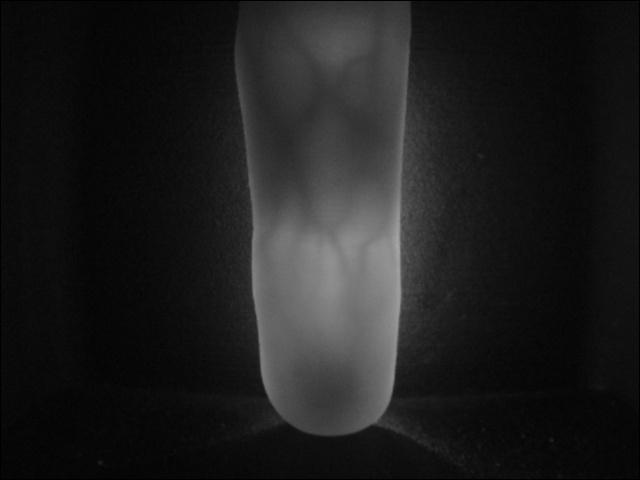
#> input picture ROI/FVUSM/FVUSM_1/FVUSM1_raw_data/001_4/06.jpg, 640 x 480 px; its folder holds only this picture in this run
$ python ROI_main2.py   (older library calls are emulated)
#> lines starting #> are read from the running program, lines starting #| are printed output that depends on the picture; after the words box and inside, x2 and y2 are one past the last pixel; in counts of white or black regions, pixels touching at a corner belong together
# -*- coding: utf-8 -*-
from skimage.feature import local_binary_pattern
import cv2
import numpy as np
import matplotlib.pyplot as plt
import math
import numpy
import os

import imutils
import argparse
import pywt


def first_filter(img):
    # 均值滤波
    # img_Blur = cv2.blur(img, (3, 3))
    # 高斯滤波
    # img_GaussianBlur = cv2.GaussianBlur(img, (3, 3), 0)
    # 高斯双边滤波
    # img_bilateralFilter = cv2.bilateralFilter(img, 17, 15, 1)
    img_bilateralFilter = cv2.bilateralFilter(img, 19, 3, 210)
    return img, img_bilateralFilter

########################
# 边缘检测


def edge_detection(img):
    # img = cv2.imread(file, 0)
    # img = cv2.imread("01.jpg", 0)
    x = cv2.Sobel(img, cv2.CV_16S, 1, 0)
    y = cv2.Sobel(img, cv2.CV_16S, 0, 1)
    absX = cv2.convertScaleAbs(x)  # 转回uint8
    absY = cv2.convertScaleAbs(y)
    img_edge = cv2.addWeighted(absX, 0.5, absY, 0.5, 7)
    # 與原圖相同亮度 所以在做相減時 與原圖相同元素砍掉 只留下邊邊亮的地方 且因為邊邊比原本亮 所以與原圖相減後是呈現最暗
    img_edge = cv2.addWeighted(img, 0.5, img_edge, 0.5, 0)
    # img_edge = cv2.subtract(img, img_edge)
    img_edge = cv2.add(img, img_edge)
    canny_th3 = cv2.Canny(img_edge, 30, 120)

    # 用哪種閉運算好?
    kernel = cv2.getStructuringElement(cv2.MORPH_ELLIPSE, (3, 3))
    # MORPH_CLOSE = cv2.morphologyEx(canny_th3, cv2.MORPH_CLOSE, kernel)  # 降黑點
    MORPH_CLOSE = cv2.dilate(canny_th3, kernel, iterations=3)
    final_edge = cv2.erode(MORPH_CLOSE, kernel, iterations=2)

    fig = plt.figure(figsize=(16, 16))
    fig.canvas.set_window_title('edge_detection')
    ax1 = fig.add_subplot(2, 2, 1)
    ax2 = fig.add_subplot(2, 2, 2)
    ax3 = fig.add_subplot(2, 2, 3)
    ax4 = fig.add_subplot(2, 2, 4)
    ax1.title.set_text('Original')
    ax1.imshow(img, cmap=plt.cm.gray)
    ax2.title.set_text('img_edge')
    ax2.imshow(img_edge, cmap=plt.cm.gray)
    ax3.title.set_text('canny_th3')
    ax3.imshow(canny_th3, cmap=plt.cm.gray)
    ax4.title.set_text('final_edge')
    ax4.imshow(final_edge, cmap=plt.cm.gray)
    plt.show()

    return img, final_edge

############################################
# 像素二值化


# [9 lines left out: function pixel_polarization, not called in this run]


def positioning_middle_point(img, dst, point_pixel):
    h, w = img.shape
    w1 = w // 5  # 作为左边竖线的x坐标
    w2 = (w // 5) * 4  # 作为右边竖线的x坐标

    # print("roi width: ", h, w1, w2)

    low_l = False
    high_l = False
    while (not low_l or not high_l) and w1 < (w // 2):
        for i, pix in enumerate(dst[:, w1]):
            if i+1 < (h // 2) and not low_l:
                h_h = int(h * (1/2) - (i+1))
                if dst[h_h, w1] == 255:
                    low_l = True
                    lower_left = h_h
            elif i+1 > (h // 2) and not high_l:
                # 除法会带来小数，因此用int(), h/2开始对称位置找亮点
                if pix == 255:
                    high_l = True
                    higher_left = i
        if (not low_l or not high_l):
            w1 = w1 + 2
        elif (abs(higher_left-lower_left) < 100):
            w1 = w1 + 2
            low_l = False
            high_l = False

    low_r = False
    high_r = False
    while (not low_r or not high_r) and w2 > (w // 2):
        for i, pix in enumerate(dst[:, w2]):
            if i+1 < (h // 2) and not low_r:
                h_h = int(h * (1/2) - (i+1))
                if dst[h_h, w2] == 255:
                    low_r = True
                    lower_right = h_h
            elif i+1 > (h // 2) and not high_r:

                if pix == 255:
                    high_r = True
                    higher_right = i
        if (not low_r or not high_r):
            w2 = w2 - 2
        elif (abs(higher_right-lower_right) < 100):
            w2 = w2 - 2
            low_r = False
            high_r = False
    middle_left = (lower_left + higher_left) // 2
    middle_right = (lower_right + higher_right) // 2
    # [33 lines of commented-out code are left out]

    return dst, middle_left, middle_right, w1, w2


def rotated_minWidth(img, dst, w1, w2, point_pixel):
    h, w = img.shape

    # print("roi width: ", h, w1, w2)

    # 確定左右邊界一定會和邊界上的邊緣相交
    # TODO 做例外處理或警告提示 改成以右邊為判斷 因為手指的型態規則
    '''
    low_l = False
    high_l = False
    while (not low_l or not high_l) and w1 < (w // 2):
        for i, pix in enumerate(dst[:, w1]):
            if i+1 < (h // 2) and not low_l:
                h_h = int(h * (1/2) - (i+1))
                if dst[h_h, w1] == 255:
                    low_l = True
                    lower_left = h_h
            elif i+1 > (h // 2) and not high_l:
                if pix == 255:
                    high_l = True
                    higher_left = i
        if (abs(higher_left-lower_left) < 100):
            w1 = w1 + 2
            low_l = False
            high_l = False

    middle_left = (lower_left + higher_left) // 2
    width_left = abs(higher_left - lower_left)
    lower_left_length = abs((h // 2)-lower_left)
    higher_left_length = abs((h // 2)-higher_left)
    '''
    low_r = False
    high_r = False
    while (not low_r or not high_r) and w2 > (w // 2):
        for i, pix in enumerate(dst[:, w2]):
            if i+1 < (h // 2) and not low_r:
                h_h = int(h * (1/2) - (i+1))
                if dst[h_h, w2] == 255:
                    low_r = True
                    lower_right = h_h
            elif i+1 > (h // 2) and not high_r:
                if pix == 255:
                    high_r = True
                    higher_right = i
        if (not low_r or not high_r):
            w2 = w2 - 2
        elif (abs(higher_right-lower_right) < 100):
            # print("AA", abs((h // 2)-lower_right))
            # print("BB", abs((h // 2)-higher_right))
            w2 = w2 - 2
            low_r = False
            high_r = False
        # [21 lines of commented-out code are left out]

    middle_right = (lower_right + higher_right) // 2
    # width_right = abs(higher_right - lower_right)
    lower_right_length = abs((h // 2)-lower_right)
    higher_right_length = abs((h // 2)-higher_right)
    width_lower = lower_right_length
    width_higher = higher_right_length
    # [39 lines of commented-out code are left out]

    return width_lower, width_higher
#################################
# 旋转矫正


def rotation_correction(img, dst, middle_right, middle_left, w1, w2):
    tangent_value = float(middle_right - middle_left) / float(w2 - w1)
    rotation_angle = np.arctan(tangent_value) / \
        math.pi*180  # 弧度pi轉角度 比例運算 tan()裡面放弧度
    # print("rotation_angle", rotation_angle)
    (h, w) = img.shape
    center = (w // 2, h // 2)

    # 旋转缩放矩阵：(旋转中心，旋转角度，缩放因子)
    M = cv2.getRotationMatrix2D(center, -rotation_angle, 1)
    rotated_img = cv2.warpAffine(img, M, (w, h))
    rotated_dst = cv2.warpAffine(dst, M, (w, h))

    # [12 lines of commented-out code are left out]

    return rotated_img, rotated_dst


def roi(rotated_img, rotated_edge, w1, w2, width_lower, width_higher, roi_result_root):
    h, w = rotated_edge.shape
    r = range(0, h)
    r1 = range(0, h // 2)
    r2 = range(h // 2, h - 1)
    c = range(0, w)
    c1 = range(0, w // 2)
    c2 = range(w // 2, w-1)

    # print("width_lower", width_lower)
    # print("width_higher", width_higher)

    lowest_edge = (h//2)-width_lower
    highest_edge = (h//2)+width_higher
    # print("highest_edge", highest_edge)
    # print("lowest_edge", lowest_edge)

    leftest_edge = w1
    rightest_edge = w2

    rotated_croped_img = rotated_img[lowest_edge: highest_edge,
                                     leftest_edge: rightest_edge]

    # [20 lines of commented-out code are left out]
    draw_rectangle_img = rotated_img.copy()
    draw_rectangle_img_RGB = cv2.cvtColor(
        draw_rectangle_img, cv2.COLOR_GRAY2BGR)
    left_up = (leftest_edge, lowest_edge)
    right_down = (rightest_edge, highest_edge)
    color = (0, 255, 0)  # red
    thickness = 1  # 寬度 (-1 表示填滿)
    cv2.rectangle(draw_rectangle_img_RGB, left_up,
                  right_down, color, thickness)

    draw_rectangle_img_RGB = cv2.transpose(draw_rectangle_img_RGB)
    draw_rectangle_img_RGB = cv2.flip(draw_rectangle_img_RGB, 1)  # 順時鐘90
    cv2.imwrite(roi_result_root, draw_rectangle_img_RGB)

    return rotated_croped_img


def DWT2_cA(img):
    coeffs = pywt.dwt2(img, 'haar')
    cA, (cH, cV, cD) = coeffs

    # [15 lines of commented-out code are left out]

    return cA


def img_resized_enhance(img, url):
    # 小波轉換

    # 先小小波再resize 解析度比較佳
    img = DWT2_cA(img)
    # 尺度归一化
    # resized_img = cv2.resize(img, (136, 100), cv2.INTER_NEAREST) #最近邻插值
    resized_img = cv2.resize(img, (300, 100), cv2.INTER_LINEAR)  # 双线性插值
    # resized_img = cv2.resize(img, (136, 100), cv2.INTER_NEAREST) #最近邻插值
    '''
    fig = plt.figure(figsize = (30, 20))
    ax1 = fig.add_subplot(1, 2, 1)
    ax2 = fig.add_subplot(1, 2, 2)
    ax1.imshow(img, cmap = plt.cm.gray)
    ax2.imshow(resized_img, cmap = plt.cm.gray)
    plt.show()
    '''
    # norm_resized_img = resized_img.copy()
    # 灰度归一化
    # norm_resized_img = cv2.normalize(
    #     resized_img, norm_resized_img, 0, 255, cv2.NORM_MINMAX)
    # 直方图均衡化
    # equ_resized_img = cv2.equalizeHist(resized_img)
    #create a CLAHE object (Arguments are optional)
    #clahe = cv2.createCLAHE(clipLimit=2.0, tileGridSize=(8, 8))
    #resized_img = clahe.apply(resized_img)

    #######DWT#######
    # 先resize在小波
    # resized_img = DWT2_cA(resized_img)

    # fig = plt.figure(figsize=(16, 16))
    # fig.canvas.set_window_title('img_resized_enhance')
    # ax1 = fig.add_subplot(1, 1, 1)
    # # ax2 = fig.add_subplot(1, 3, 2)
    # # ax3 = fig.add_subplot(1, 3, 3)
    # ax1.title.set_text('resized_img')
    # ax1.imshow(resized_img, cmap=plt.cm.gray)
    # # ax2.title.set_text('norm_resized_img')
    # # ax2.imshow(norm_resized_img, cmap=plt.cm.gray)
    # # ax3.title.set_text('clahe_resized_img')
    # # ax3.imshow(clahe_resized_img, cmap=plt.cm.gray)
    # plt.show()

    #######resize#######
    resized_img = cv2.transpose(resized_img)
    resized_img = cv2.flip(resized_img, 1)  # 順時鐘90
    cv2.imwrite(url, resized_img)

    # [9 lines of commented-out code are left out]

    return resized_img


def get_imgs_roi(img_file, save_path, expcetion_path, roi_result_path):
#> called with img_file = './FVUSM1_raw_data/', save_path = './Result/Harr/', expcetion_path = './Result/Expc/Harr_expc/', roi_result_path = './Result/Draw/Harr_draw/'
    count = 0
    all_folder = os.listdir(img_file)
    # print(all_folder)
    # os.makedirs("./expcetion_dst")
    if not os.path.isdir("./expcetion_dst"):
        os.makedirs("./expcetion_dst")
    for _, images in enumerate(all_folder):
        if not os.path.isdir(roi_result_path+"draw_"+images):
            os.makedirs(roi_result_path+"draw_"+images)

        if not os.path.isdir(save_path):
            os.makedirs(save_path)

        if not os.path.isdir(expcetion_path):
            os.makedirs(expcetion_path)

        for i, image in enumerate(os.listdir(img_file+images)):
            # print(i)
            # print(image)
            img_raw = cv2.imread(os.path.join(img_file+images+'/', image), 0)
#> img_raw is the input picture: shape (480, 640); min 0, max 167, mean 29.5
            print(img_file+images+'/'+image)
            # [7 lines of commented-out code are left out]
            img_raw = cv2.transpose(img_raw)
#> img_raw: shape (640, 480)
            img_raw = cv2.flip(img_raw, 0)  # 逆時鐘90

            img_raw, img_Blur = first_filter(img_raw)
            img_raw, img_Blur_edge = edge_detection(img_Blur)
#> in edge_detection, `y = cv2.Sobel(img, cv2.CV_16S, 0, 1)`:
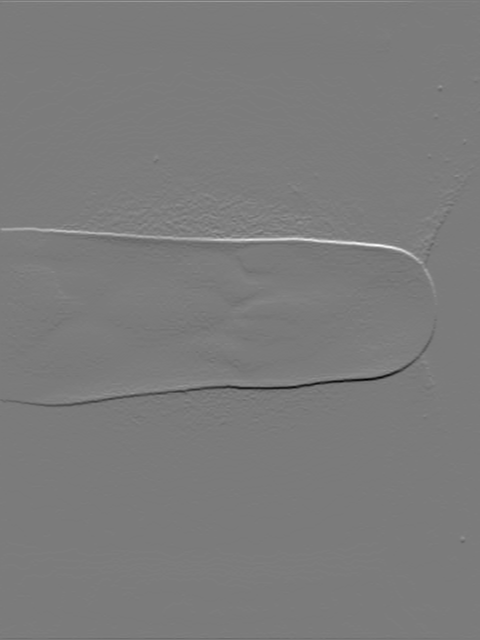
#> y: shape (640, 480) int16; min -317, max 335, mean 0; drawn with min black and max white
#> in edge_detection, `canny_th3 = cv2.Canny(img_edge, 30, 120)`:
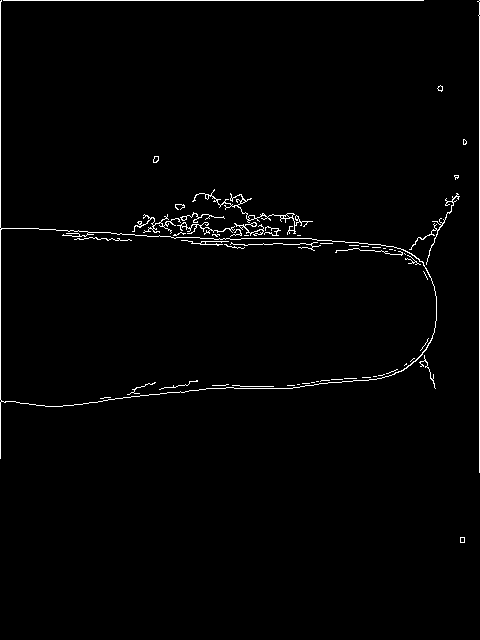
#> canny_th3: shape (640, 480); 1.5% white in thin lines or dots, all inside (x1, y1, x2, y2) = (0, 0, 480, 543)
#> in edge_detection, `MORPH_CLOSE = cv2.dilate(canny_th3, kernel, iterations=3)`: MORPH_CLOSE: shape (640, 480); 6.9% white; 8 white regions, largest, box (x1, y1, x2, y2) and area: (0, 0, 463, 462) 18650, (474, 0, 480, 476) 1903, (172, 201, 188, 213) 140
#> in edge_detection, `final_edge = cv2.erode(MORPH_CLOSE, kernel, iterations=2)`: final_edge: shape (640, 480); 4.2% white; 8 white regions, largest, box (x1, y1, x2, y2) and area: (0, 0, 461, 460) 11609, (476, 0, 480, 474) 952, (174, 203, 186, 211) 74

            # img_Blur_edge_polar = pixel_polarization(
            #     img_Blur_edge, img_raw, 25)  # 二值化
            try:
                img_Blur_edge_polar_midd, middle_left, middle_right, w1, w2 = positioning_middle_point(
                    img_raw, img_Blur_edge, 150)
#> middle_left = 320; middle_right = 313; w1 = 96; w2 = 384

                rotated_img, img_Blur_edge_polar_midd_rotated = rotation_correction(
                    img_raw, img_Blur_edge_polar_midd,  middle_left, middle_right, w1, w2)
#> in rotation_correction, `tangent_value = float(middle_right - middle_left) / float(w2 - w1)`: tangent_value = 0.0243
#> in rotation_correction, `rotation_angle = np.arctan(tangent_value) / \ math.pi*180`: rotation_angle = 1.39
#> in rotation_correction, `M = cv2.getRotationMatrix2D(center, -rotation_angle, 1)`: M = [[1, -0.0243, 7.85], [0.0243, 1, -5.74]]
#> in rotation_correction, `rotated_dst = cv2.warpAffine(dst, M, (w, h))`:
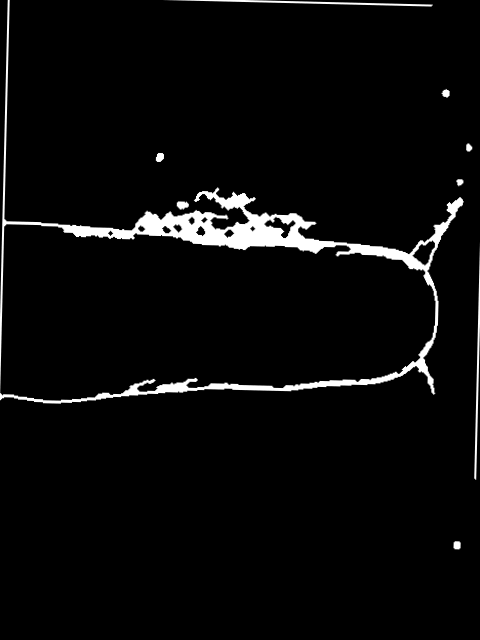
#> rotated_dst: shape (640, 480); min 0, max 255, mean 9.7

                width_lower, width_higher = rotated_minWidth(
                    rotated_img, img_Blur_edge_polar_midd_rotated, w1, w2,  255)
#> the loop in rotated_minWidth, `while (not low_r or not high_r) and w2 > (w // 2):` made 1 pass
#> after the loop in rotated_minWidth, `while (not low_r or not high_r) and w2 > (w // 2):`: h_h = 255; higher_right = 377; lower_right = 255; w2 = 384
#> in rotated_minWidth, `middle_right = (lower_right + higher_right) // 2`: middle_right = 316
#> in rotated_minWidth, `lower_right_length = abs((h // 2)-lower_right)`: lower_right_length = 65
#> in rotated_minWidth, `higher_right_length = abs((h // 2)-higher_right)`: higher_right_length = 57
#> in rotated_minWidth, `width_lower = lower_right_length`: width_lower = 65
#> in rotated_minWidth, `width_higher = higher_right_length`: width_higher = 57
#> width_lower = 65; width_higher = 57

                # roi图像保存路径
                images1 = images.split("_")
                img = image.split(".")
                # print(int(img[0]))
                new_file = save_path + \
                    str(int(images1[0]))+"_"+str(int(images1[1])) + \
                    "_"+str(int(img[0]))+"."+img[1]

                print(new_file)
                save_root = os.path.join(new_file, image)

                new_file2 = roi_result_path + 'draw_'+images
                roi_result_root = os.path.join(new_file2, image)
                roi_img = roi(
                    rotated_img, img_Blur_edge_polar_midd_rotated, w1, w2, width_lower, width_higher, roi_result_root)
#> in roi, `lowest_edge = (h//2)-width_lower`: lowest_edge = 255
#> in roi, `highest_edge = (h//2)+width_higher`: highest_edge = 377
#> in roi, `leftest_edge = w1`: leftest_edge = 96
#> in roi, `rightest_edge = w2`: rightest_edge = 384
#> in roi, `rotated_croped_img = rotated_img[lowest_edge: highest_edge, leftest_ed..`:
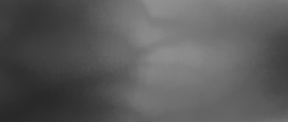
#> rotated_croped_img: shape (122, 288); min 40, max 144, mean 91
#> in roi, `left_up = (leftest_edge, lowest_edge)`: left_up = (96, 255)
#> in roi, `right_down = (rightest_edge, highest_edge)`: right_down = (384, 377)
#> in roi, `cv2.rectangle(draw_rectangle_img_RGB, left_up, right_down, color, thic..`:
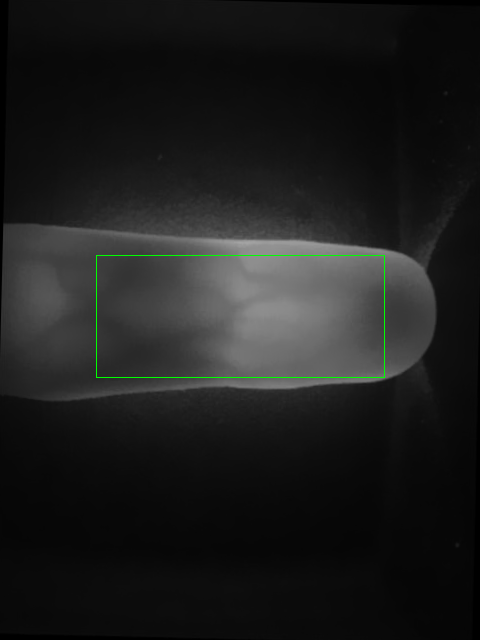
#> draw_rectangle_img_RGB: shape (640, 480, 3); mean B, G, R 29.2, 29.9, 29.2
                resized_roi_img = img_resized_enhance(roi_img, new_file)
#> in img_resized_enhance, `resized_img = cv2.flip(resized_img, 1)`:
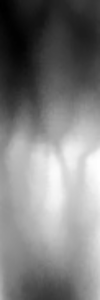
#> resized_img: shape (300, 100) float64; min 80.06, max 286.4, mean 182.1; drawn with min black and max white
#> in img_resized_enhance, `cv2.imwrite(url, resized_img)`:
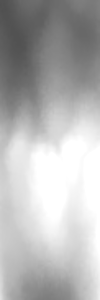
#> saved as 1_4_6.jpg: shape (300, 100); min 80, max 255, mean 180.8
            except Exception as e:
                print(e)
                count += 1
                # [6 lines of commented-out code are left out]

                img_raw = cv2.imread(os.path.join(
                    img_file+images+'/', image), 0)
                _file = expcetion_path+images+"_"+image
                # save_root = os.path.join(new_file, image)
                cv2.imwrite(_file, img_raw)
                # _file2 = expcetion_path+"dst/"+"dst_"+images+"-"+image
                _file2 = "./expcetion_dst/"+"dst_"+images+"_"+image
                # save_root = os.path.join(new_file, image)
                cv2.imwrite(_file2, img_Blur_edge)
    print("Done...")
    print("Exception:", count)


# [175 lines left out: functions build_filters, getGabor, bin_features_extract, bin_match, cut_image, SIFT_detector and 1 more, not called in this run]


if __name__ == '__main__':
    get_imgs_roi("./FVUSM1_raw_data/", "./Result/Harr/",
                    "./Result/Expc/Harr_expc/", "./Result/Draw/Harr_draw/")


    """
    parser = argparse.ArgumentParser()
    parser.add_argument("-f",
                        "--folder_path",
                        dest="folder_path",
                        help="input folder path e.g. ./raw_data/",
                        type=str)
    parser.add_argument("-s",
                        "--save_path",
                        dest="save_path",
                        help="input save path e.g. ./ROI_Result/",
                        type=str)
    parser.add_argument("-e",
                        "--expcetion_path",
                        dest="expcetion_path",
                        help="input expcetion path e.g. ./expcetion/",
                        type=str)
    parser.add_argument("-r",
                        "--roi_result_path",
                        dest="roi_result_path",
                        help="input roi_result path e.g. ./roi_result_path/",
                        type=str)
    args = parser.parse_args()
    if not os.path.isdir(args.folder_path):
        print("Not match Data folder!!")
    else:
        if not os.path.isdir(args.save_path):
            os.mkdir(args.save_path)
        if not os.path.isdir(args.expcetion_path):
            os.mkdir(args.expcetion_path)
        if not os.path.isdir(args.roi_result_path):
            os.mkdir(args.roi_result_path)
        # [4 lines of commented-out code are left out]
        get_imgs_roi(args.folder_path, args.save_path,
                     args.expcetion_path, args.roi_result_path)
        """
